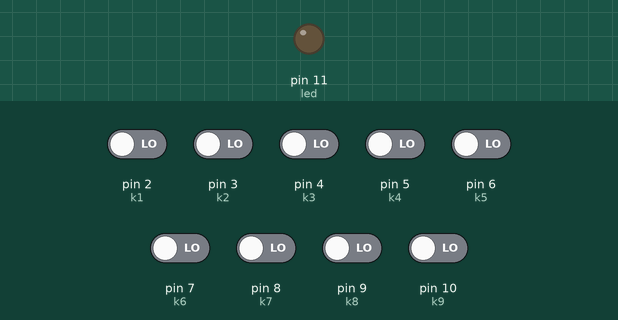
Recording of a sketch running on a simulated Arduino Leonardo, built with avr-gcc and run on an emulated ATmega32U4. Parts: output pins drawn as LEDs (lit = HIGH). The inputs (shaded band) are chosen by the test bench; at power-on: pin 2 (k1), pin 3 (k2), pin 4 (k3), pin 5 (k4), pin 6 (k5), pin 7 (k6), pin 8 (k7), pin 9 (k8), pin 10 (k9) LOW.

Above: at 1.2 s.
1.3 s: pin 2 (k1) driven HIGH
At 2.2 s:
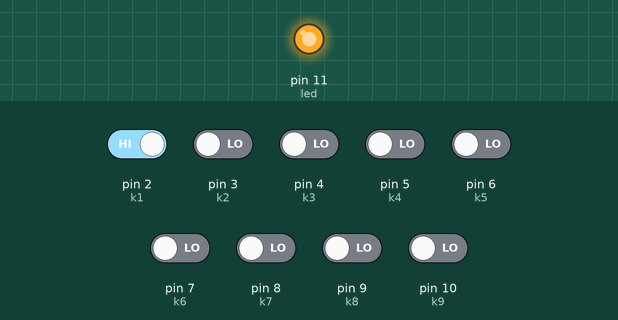
4.3 s: pin 2 (k1) driven LOW
At 6.5 s:
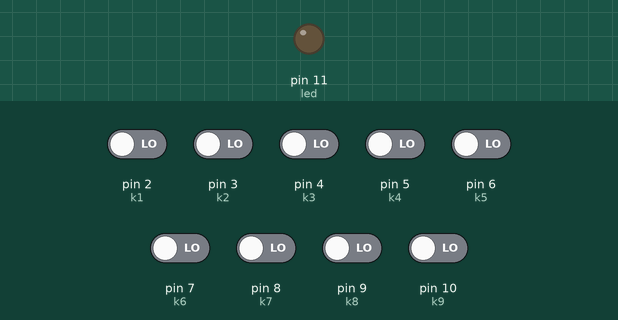
6.8 s: pin 3 (k2) driven HIGH
At 7.6 s:
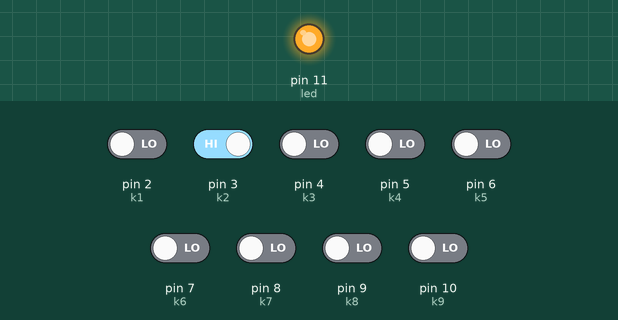
Timing chart, 0 to 9.8 s (numbered marks = the images above; inputs shaded):
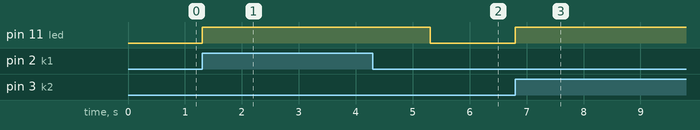

Measured:
- after the input at 1.3 s, pin 11 (led): LOW → HIGH at once
- after the input at 4.3 s, pin 11 (led): HIGH → LOW after 1.0 s
- after the input at 6.8 s, pin 11 (led): LOW → HIGH at once

The sketch:

push_multiplex.ino
```cpp
#include <Keyboard.h>

int k1=2;
int k2=3;
int k3=4;
int k4=5;
int k5=6;
int k6=7;
int k7=8;
int k8=9;
int k9=10;
int led=11;
int v1,v2,v3,v4,v5;
int v6,v7,v8,v9,v10;


void setup() {
 pinMode(k1,INPUT);
 pinMode(k2,INPUT);
 pinMode(k3,INPUT);
 pinMode(k4,INPUT);
 pinMode(k5,INPUT);
 pinMode(k6,INPUT);
 pinMode(k7,INPUT);
 pinMode(k8,INPUT);
 pinMode(k9,INPUT);

 pinMode(led,OUTPUT);

}

void loop() {
   v1=digitalRead(k1);
   v2=digitalRead(k2);
   v3=digitalRead(k3);
   v4=digitalRead(k4);
   v5=digitalRead(k5);
   v6=digitalRead(k6);
   v7=digitalRead(k7);
   v8=digitalRead(k8);
   v9=digitalRead(k9);

  if(v1==1){
    Keyboard.write('1');
    digitalWrite(led,HIGH);
    delay(2000);
    digitalWrite(led,LOW);
  }

  if(v2==1){
    Keyboard.write('2');
    digitalWrite(led,HIGH);
    delay(2000);
    digitalWrite(led,LOW);
  }


  if(v3==1){
    Keyboard.write('3');
    digitalWrite(led,HIGH);
    delay(2000);
    digitalWrite(led,LOW);
  }


  if(v4==1){
    Keyboard.write('4');
    digitalWrite(led,HIGH);
    delay(2000);
    digitalWrite(led,LOW);
  }


  if(v5==1){
    Keyboard.write('5');
    digitalWrite(led,HIGH);
    delay(2000);
    digitalWrite(led,LOW);
  }


  if(v6==1){
    Keyboard.write('6');
    digitalWrite(led,HIGH);
    delay(2000);
    digitalWrite(led,LOW);
  }


  if(v7==1){
    Keyboard.write('7');
    digitalWrite(led,HIGH);
    delay(2000);
    digitalWrite(led,LOW);
  }


  if(v8==1){
    Keyboard.write('8');
    digitalWrite(led,HIGH);
    delay(2000);
    digitalWrite(led,LOW);
  }


  if(v9==1){
    Keyboard.write('9');
    digitalWrite(led,HIGH);
    delay(2000);
    digitalWrite(led,LOW);
  }


}
```
